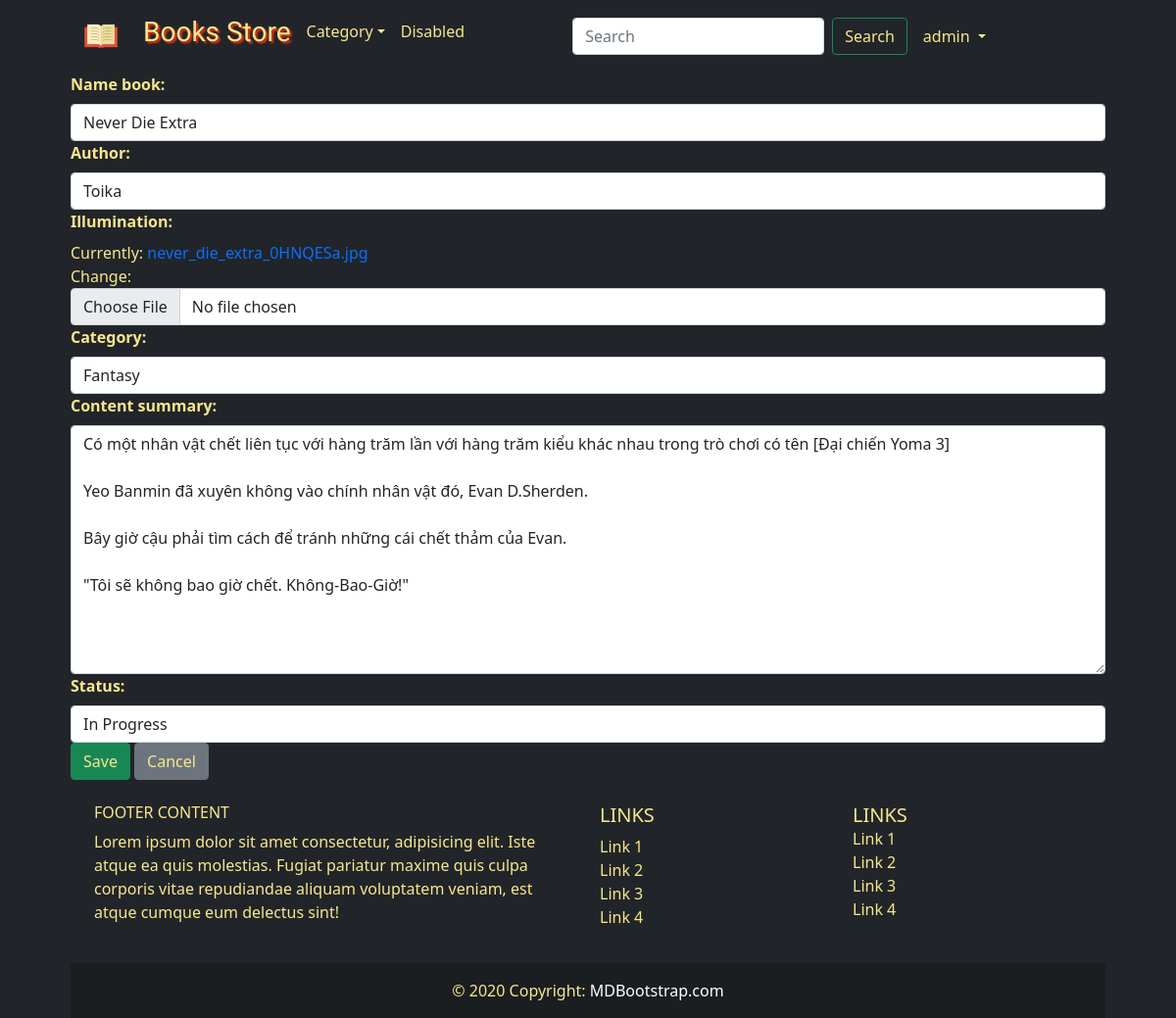
/my_account/my_books/never-die-extra/book_homepage/update_book/ (signed in), run on the app's committed database.
### books/models.py (models this page shows, shortened)
class Book(models.Model):
    name_book = models.CharField(max_length=30)
    slug = AutoSlugField(populate_from='name_book', editable=True)
    author = models.CharField(max_length=30)
    illumination = models.ImageField(
        height_field='img_height', width_field='img_width')
    img_height = models.IntegerField()
    img_width = models.IntegerField()
    upload_by = models.ForeignKey(
        User, on_delete=models.CASCADE, related_name='books')
    updated_by = models.ForeignKey(
        User, on_delete=models.CASCADE, related_name='+')
    uploaded_at = models.DateTimeField(auto_now_add=True)
    updated_at = models.DateTimeField(null=True)
    category = models.CharField(max_length=100)
    content_summary = models.TextField()
    status = models.CharField(max_length=30)
    class Meta:
        pass

### books/views.py (the view, shortened to what this page needs)
class BookUpdateView(UpdateView):
    model = Book
    form_class = CreateBookForm
    template_name = 'update_book.html'
    context_object_name = 'book'
    slug_url_kwarg = 'slug'
    def get_queryset(self):
        queryset = super().get_queryset()
        return queryset.filter(upload_by=self.request.user)

### books/forms.py
class CreateBookForm(forms.ModelForm):
    class Meta:
        model = Book
        fields = ('name_book', 'author', 'illumination', 'category', 'content_summary', 'status')

### books/templatetags/form_tags.py (called while the page is built)
@register.filter
def input_class(bound_field):
    css_class = ''
    if bound_field.form.is_bound:
        if bound_field.errors:
            css_class = 'is-invalid'
        elif field_type(bound_field) != 'PasswordInput':
            css_class = 'is-valid'
    return 'form-control {}'.format(css_class)
    pass

### templates/update_book.html (shortened to what this page needs)
{% extends "base.html" %}
{% block stylesheet %}
	<link rel="stylesheet" href="https://cdn.jsdelivr.net/simplemde/latest/simplemde.min.css">
{% endblock stylesheet %}
{% block content %}
	<form action="" method="post" class="" novalidate="">
		{% include 'includes/form.html' %}
		<button class="btn btn-success text-color">Save</button>
		<a href="{% url 'book_homepage' book.slug %}" class="btn btn-secondary text-color">Cancel</a>
	</form>
{% endblock content %}

### templates/base.html (shortened to what this page needs)
{% load static %}
<!DOCTYPE html>
<html lang="en">
<head>
	<link rel="stylesheet" href="https://cdn.jsdelivr.net/npm/@fortawesome/fontawesome-free@5.15.3/css/fontawesome.min.css">
	<link href="https://cdn.jsdelivr.net/npm/bootstrap@5.0.0-beta3/dist/css/bootstrap.min.css" rel="stylesheet">
	<link rel="stylesheet" href="https://cdn.jsdelivr.net/npm/bootstrap-icons@1.4.1/font/bootstrap-icons.css">
	<link rel="stylesheet" href="{% static 'css/app.css' %}">
	{% block stylesheet %}
	{% endblock stylesheet %}
</head>
<body class="bg-dark">
	{% block body %}
		<nav id="top" class="navbar navbar-expand-lg navbar-dark bg-dark">
			<div class="container-fluid justify-content-between">
				<a class="navbar-brand" title="Homepage" href="{% url 'home' %}">
					<img class="img-logo" src="/static/img/book_icon_1.png" width="38" height="38" alt="Homepage">
				</a>
				<div class="collapse navbar-collapse" id="navbarSupportedContent">
					<ul class="navbar-nav me-auto mb-2 mb-lg-0">
						<li class="nav-item">
							<a class="nav-link active logo" aria-current="page" href="{% url 'home' %}"><h3>Books Store</h3></a>
						</li>
						<li class="nav-item dropdown mt-1">
							<a class="nav-link active dropdown-toggle text-color" href="#" id="navbarDropdown" role="button" data-bs-toggle="dropdown" aria-expanded="false">Category</a>
						</li>
						<li class="nav-item mt-1">
							<a class="nav-link active" href="#" tabindex="-1" aria-disabled="true">Disabled</a>
						</li>
					</ul>
					<form class="d-flex">
						<input class="form-control me-2" type="search" placeholder="Search" aria-label="Search" name="search">
						<button class="btn btn-outline-success me-2 text-color" type="submit" action="{% url 'my_books' %}">Search</button>
					</form>
					{% if user.is_authenticated %}
					    <ul class="navbar-nav me-auto mb-2 mb-lg-0">
							<li class="nav-item dropdown">
							    <a href="#" id="navbarDropdown" role="button" data-bs-toggle="dropdown" aria-expanded="false" class="nav-link acctive dropdown-toggle text-color">
									{{ user.username }}
								</a>
							</li>
						</ul>
					{% else %}
					    <form action="" class="d-flex">
							<a href="{% url 'login' %}" class="btn btn-outline-success text-color me-2">Log in</a>
							<a href="{% url 'signup' %}" class="btn btn-success text-color">Sign up</a>
						</form>
					{% endif %}
				</div>
			</div>
		</nav>
		{% block content %}
		{% endblock content %}
	{% endblock body %}
</body>
<footer class="bg-dark text-center text-lg-start text-color">
  <div class="container p-4">
    <div class="row">
      <div class="col-lg-6 col-md-12 mb-4 mb-md-0">
        <h6 class="text-uppercase">Footer Content</h6>
        <p>
          Lorem ipsum dolor sit amet consectetur, adipisicing elit. Iste atque ea quis
          molestias. Fugiat pariatur maxime quis culpa corporis vitae repudiandae aliquam
          voluptatem veniam, est atque cumque eum delectus sint!
        </p>
      </div>
      <div class="col-lg-3 col-md-6 mb-4 mb-md-0">
        <h5 class="text-uppercase">Links</h5>
        <ul class="list-unstyled mb-0">
          <li>
            <a href="#!" class="text-color">Link 1</a>
          </li>
          <li>
            <a href="#!" class="text-color">Link 2</a>
          </li>
          <li>
            <a href="#!" class="text-color">Link 3</a>
          </li>
          <li>
            <a href="#!" class="text-color">Link 4</a>
          </li>
        </ul>
      </div>
      <div class="col-lg-3 col-md-6 mb-4 mb-md-0">
        <h5 class="text-uppercase mb-0">Links</h5>
        <ul class="list-unstyled">
          <li>
            <a href="#!" class="text-color">Link 1</a>
          </li>
          <li>
            <a href="#!" class="text-color">Link 2</a>
          </li>
          <li>
            <a href="#!" class="text-color">Link 3</a>
          </li>
          <li>
            <a href="#!" class="text-color">Link 4</a>
          </li>
        </ul>
      </div>
    </div>
  </div>
  <div class="text-center p-3" style="background-color: rgba(0, 0, 0, 0.2);">
    © 2020 Copyright:
    <a class="text-white" href="https://mdbootstrap.com/">MDBootstrap.com</a>
  </div>
</footer>
</html>

### templates/includes/form.html (shortened to what this page needs)
{% load form_tags widget_tweaks %}
{% for field in form %}
	<div class="form-group">
		<div class="mb-2 text-color">
			<strong>{{ field.label_tag }}</strong>
		</div>
		<div class="md-2 text-color">
			{% render_field field class=field|input_class %}
		</div>
	</div>
{% endfor %}

### static/css/app.css (style rules this page uses)
body { margin-left: 6%; margin-right: 6%; height: 100%; }
a { text-decoration: none; }
.logo { font-family: 'Peralta', cursive; text-shadow: 2px 2px 2px #F93211; }
.navbar-dark .navbar-nav .nav-link.active, .navbar-dark .navbar-nav .show>.nav-link { color: #F8E78C; }
.text-color { color: #F8E78C !important; }
footer { position: relative; bottom: 0; }

### data on the page
Book: name_book "Never Die Extra" "Toika" "Fantasy" "Có một nhân vật chết liên tục với hàng trăm lần với hàng trăm kiểu khác nhau trong trò chơi có tên [Đại chiến Yoma 3] Yeo Banmin đã xuyên không vào chính nhân vật đó, Evan D.Sherden. Bây giờ cậu phải tìm cách để tránh những cái chết thảm của Evan. \"Tôi sẽ không bao giờ chết. Không-Bao-Giờ!\"" "In Progress"

### other printed values
{{ user.username }} "admin"
{{ field.label_tag }} "Name book:" "Author:" "Illumination:" "Category:" "Content summary:" "Status:"
